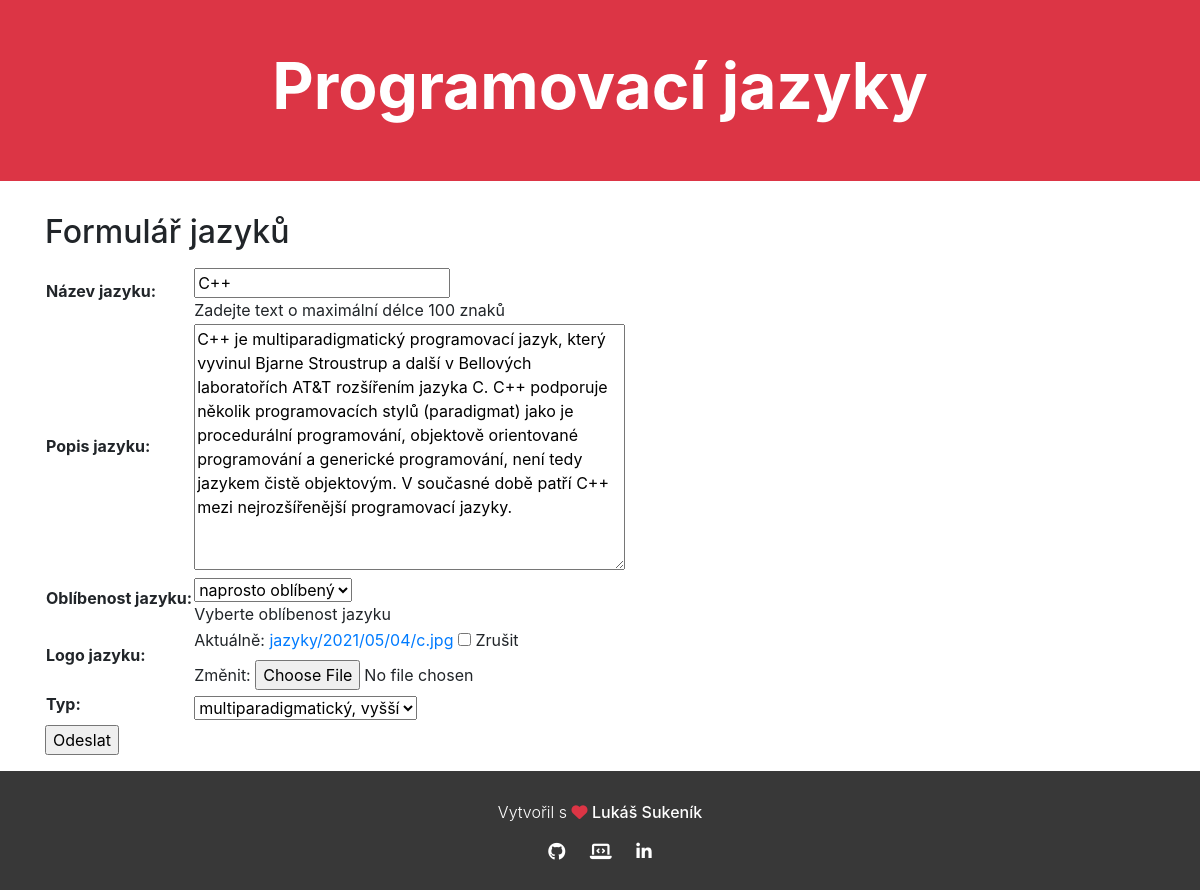
/languages/jazyky/1/update/, run on the app's committed database.
### languages/models.py (models this page shows, shortened)
class Jazyk(models.Model):
    nazev = models.CharField(max_length=100, verbose_name="Název jazyku", help_text='Zadejte text o maximální délce 100 znaků')
    popis = models.TextField(blank=True, null=True, verbose_name="Popis jazyku")
    OBLIBENOST = (
        (5, 'naprosto oblíbený'),
        (4, 'oblíbený'),
        (3, 'průměr'),
        (2, 'neoblíbený'),
        (1, 'ten se ani neuč'),
    )
    oblibenost = models.IntegerField(choices=OBLIBENOST, blank=True, default=3, verbose_name="Oblíbenost jazyku", help_text='Vyberte oblíbenost jazyku')
    foto = models.ImageField(upload_to='jazyky/%Y/%m/%d/', blank=True, null=True, verbose_name="Logo jazyku")
    typ = models.ForeignKey(Typ, on_delete=models.RESTRICT)
    class Meta:
        ordering = ["-oblibenost", "nazev"]
        verbose_name = 'Jazyk'
        verbose_name_plural = 'Jazyky'

### languages/views.py (the view)
# urls.py: path('jazyky/<int:pk>/update/', views.JazykyUpdate.as_view(), name='jazyky-update'),
class JazykyUpdate(UpdateView):
    model = Jazyk
    fields = '__all__'

### languages/models.py (called while the page is built)
    def __str__(self):
        return f"{self.oznaceni_typu}, {self.druh}"

### languages/templates/languages/jazyk_form.html (shortened to what this page needs)
{% extends "base.html" %}
{% block content %}
<div class="container mb-3">
  <h2>Formulář jazyků</h2>
  <form action="" method="post" enctype="multipart/form-data">
    <table>
      {{ form.as_table }}
    </table>
    <input type="submit" value="Odeslat">
  </form>
</div>
{% endblock %}

### languages/static/css/styles.css (style rules this page uses)
:root { --cervena: #dc3545; --seda: #383838; }
h2 { margin-bottom: 1rem; }

### data on the page
Jazyk: nazev "C++", popis "C++ je multiparadigmatický programovací jazyk, který vyvinul Bjarne Stroustrup a další v Bellových laboratořích AT&T rozšířením jazyka C. C++ podporuje několik programovacích stylů (paradigmat) jako je procedurální programování, objektově orientované programování a generické programování, není tedy jazykem čistě objektovým. V současné době patří C++ mezi nejrozšířenější programovací jazyky.", oblibenost "naprosto oblíbený", typ "multiparadigmatický, vyšší"
